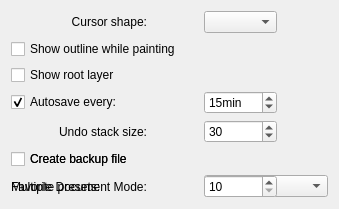
<?xml version="1.0" encoding="UTF-8"?>
<ui version="4.0">
 <class>WdgGeneralSettings</class>
 <widget class="QWidget" name="WdgGeneralSettings">
  <property name="geometry">
   <rect>
    <x>0</x>
    <y>0</y>
    <width>339</width>
    <height>189</height>
   </rect>
  </property>
  <layout class="QGridLayout" name="gridLayout">
   <item row="1" column="0" colspan="3">
    <widget class="QCheckBox" name="m_showOutlinePainting">
     <property name="text">
      <string>Show outline while painting</string>
     </property>
    </widget>
   </item>
   <item row="4" column="2">
    <widget class="QSpinBox" name="m_undoStackSize">
     <property name="minimum">
      <number>0</number>
     </property>
     <property name="maximum">
      <number>1000</number>
     </property>
     <property name="singleStep">
      <number>5</number>
     </property>
     <property name="value">
      <number>30</number>
     </property>
    </widget>
   </item>
   <item row="0" column="2">
    <widget class="QComboBox" name="m_cmbCursorShape"/>
   </item>
   <item row="2" column="0" colspan="2">
    <widget class="QCheckBox" name="chkShowRootLayer">
     <property name="text">
      <string>Show root layer</string>
     </property>
    </widget>
   </item>
   <item row="0" column="0">
    <widget class="QLabel" name="textLabel1">
     <property name="text">
      <string>Cursor shape:</string>
     </property>
     <property name="alignment">
      <set>Qt::AlignRight|Qt::AlignTrailing|Qt::AlignVCenter</set>
     </property>
    </widget>
   </item>
   <item row="6" column="0">
    <widget class="QLabel" name="label_2">
     <property name="text">
      <string>Multiple Document Mode:</string>
     </property>
    </widget>
   </item>
   <item row="7" column="1">
    <spacer name="spacer2">
     <property name="orientation">
      <enum>Qt::Vertical</enum>
     </property>
     <property name="sizeType">
      <enum>QSizePolicy::Expanding</enum>
     </property>
     <property name="sizeHint" stdset="0">
      <size>
       <width>20</width>
       <height>41</height>
      </size>
     </property>
    </spacer>
   </item>
   <item row="4" column="0">
    <widget class="QLabel" name="label">
     <property name="text">
      <string>Undo stack size:</string>
     </property>
     <property name="alignment">
      <set>Qt::AlignRight|Qt::AlignTrailing|Qt::AlignVCenter</set>
     </property>
    </widget>
   </item>
   <item row="3" column="0" colspan="2">
    <widget class="QCheckBox" name="m_autosaveCheckBox">
     <property name="text">
      <string>Autosave every:</string>
     </property>
     <property name="checked">
      <bool>true</bool>
     </property>
    </widget>
   </item>
   <item row="5" column="0" colspan="3">
    <widget class="QCheckBox" name="m_backupFileCheckBox">
     <property name="text">
      <string>Create backup file </string>
     </property>
    </widget>
   </item>
   <item row="3" column="2">
    <widget class="QSpinBox" name="m_autosaveSpinBox">
     <property name="suffix">
      <string notr="true">min</string>
     </property>
     <property name="minimum">
      <number>1</number>
     </property>
     <property name="maximum">
      <number>1440</number>
     </property>
     <property name="singleStep">
      <number>5</number>
     </property>
     <property name="value">
      <number>15</number>
     </property>
    </widget>
   </item>
   <item row="6" column="2" colspan="2">
    <widget class="QComboBox" name="m_cmbMDIType">
     <item>
      <property name="text">
       <string>Subwindows</string>
      </property>
     </item>
     <item>
      <property name="text">
       <string>Tabs</string>
      </property>
     </item>
    </widget>
   </item>
   <item row="5" column="0" colspan="3">
    <widget class="QCheckBox" name="m_backupFileCheckBox">
     <property name="text">
      <string>Create backup file </string>
     </property>
    </widget>
   </item>
   <item row="7" column="1">
    <spacer name="spacer2">
     <property name="orientation">
      <enum>Qt::Vertical</enum>
     </property>
     <property name="sizeType">
      <enum>QSizePolicy::Expanding</enum>
     </property>
     <property name="sizeHint" stdset="0">
      <size>
       <width>20</width>
       <height>41</height>
      </size>
     </property>
    </spacer>
   </item>
   <item row="6" column="0" colspan="2">
    <widget class="QLabel" name="label_2">
     <property name="text">
      <string>Favorite presets:</string>
     </property>
    </widget>
   </item>
   <item row="6" column="2">
    <widget class="QSpinBox" name="m_favoritePresetsSpinBox">
     <property name="minimum">
      <number>10</number>
     </property>
     <property name="maximum">
      <number>30</number>
     </property>
    </widget>
   </item>
  </layout>
 </widget>
 <resources/>
 <connections>
  <connection>
   <sender>m_autosaveCheckBox</sender>
   <signal>toggled(bool)</signal>
   <receiver>m_autosaveSpinBox</receiver>
   <slot>setEnabled(bool)</slot>
   <hints>
    <hint type="sourcelabel">
     <x>55</x>
     <y>79</y>
    </hint>
    <hint type="destinationlabel">
     <x>168</x>
     <y>79</y>
    </hint>
   </hints>
  </connection>
 </connections>
</ui>
